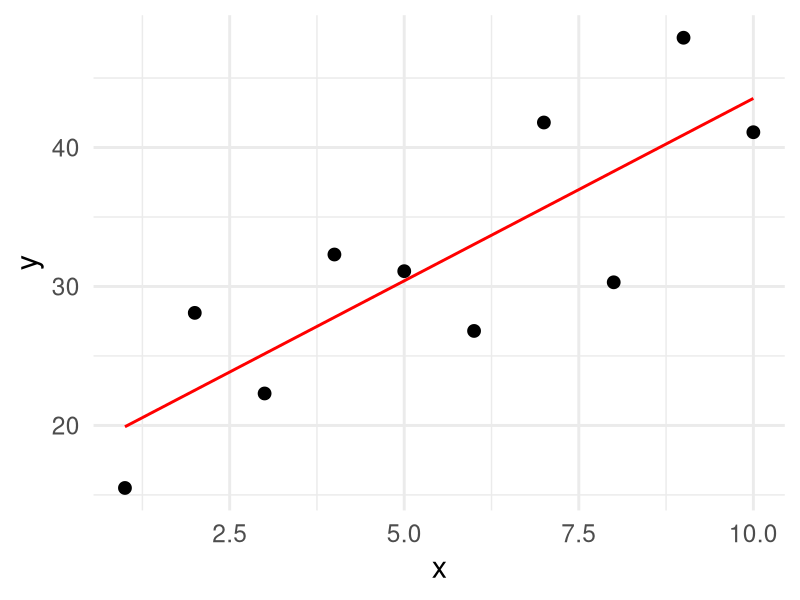
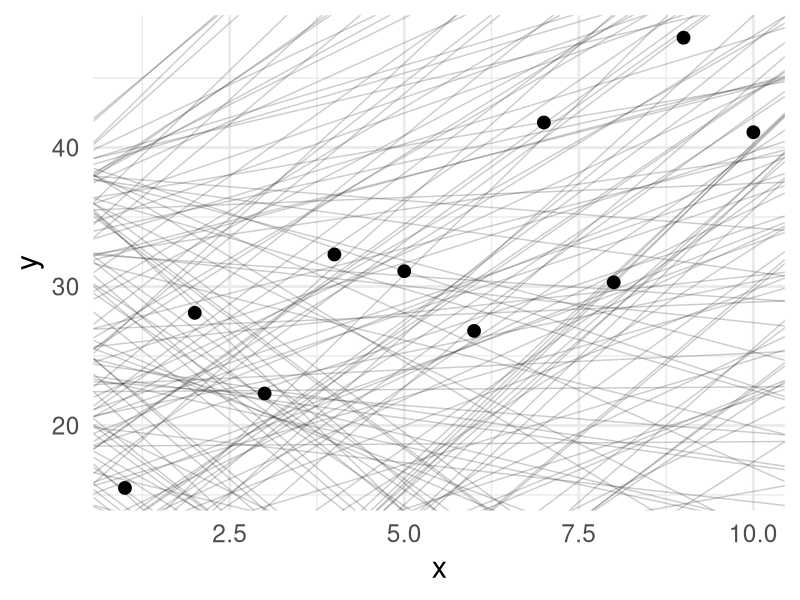
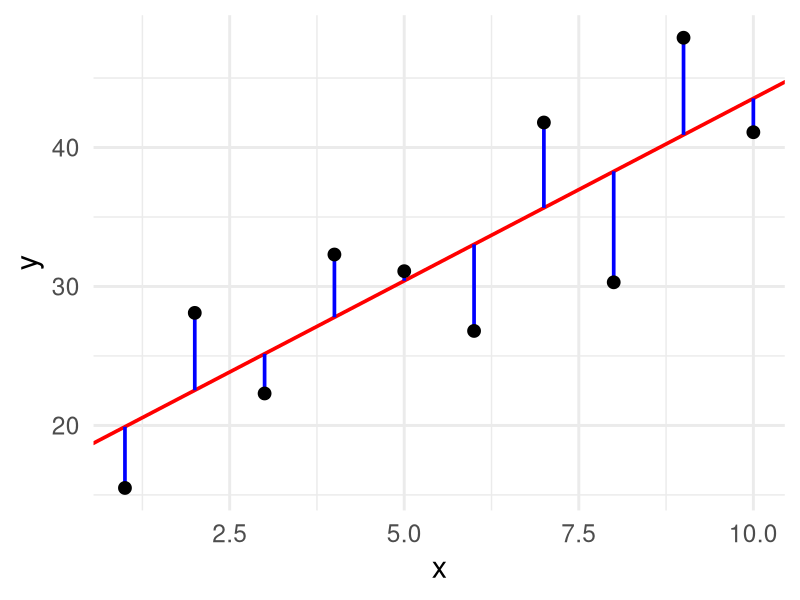
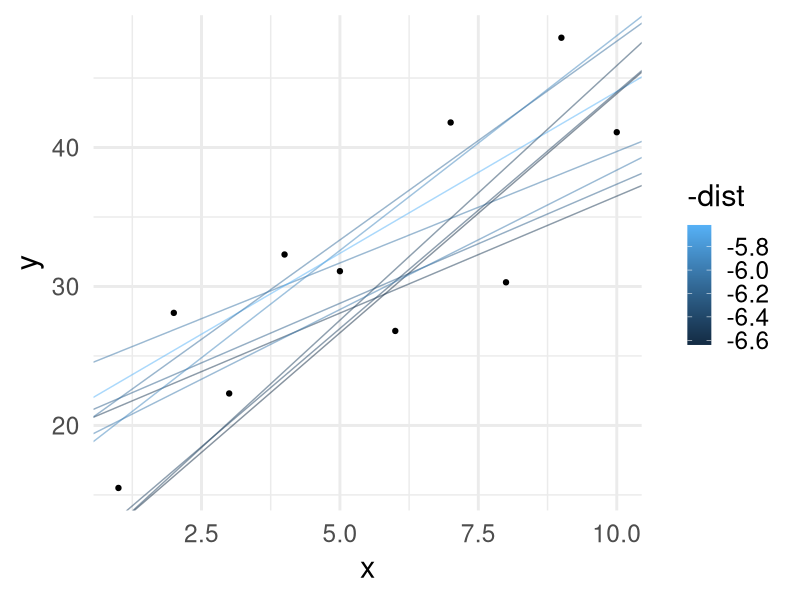
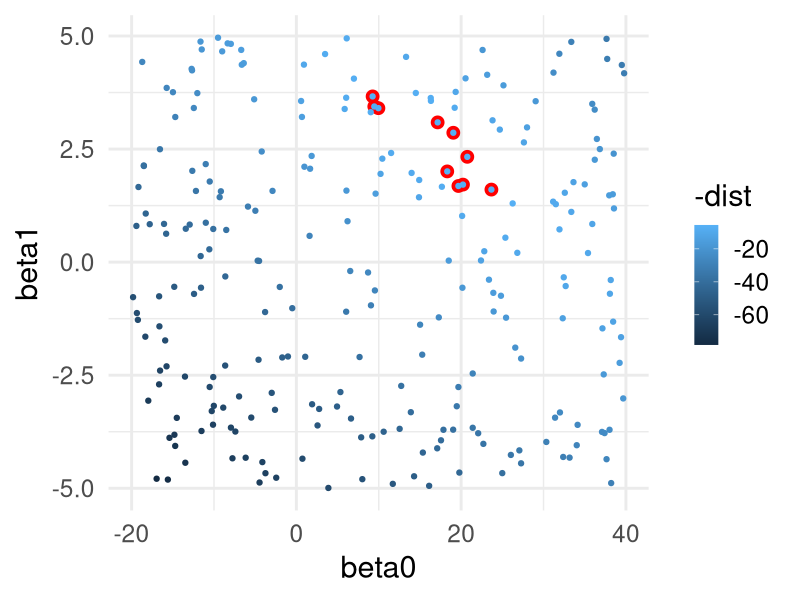
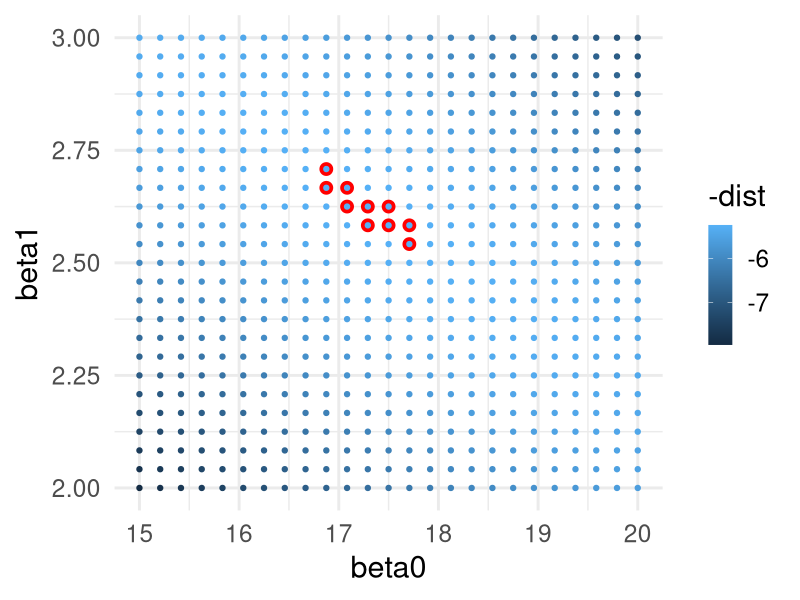
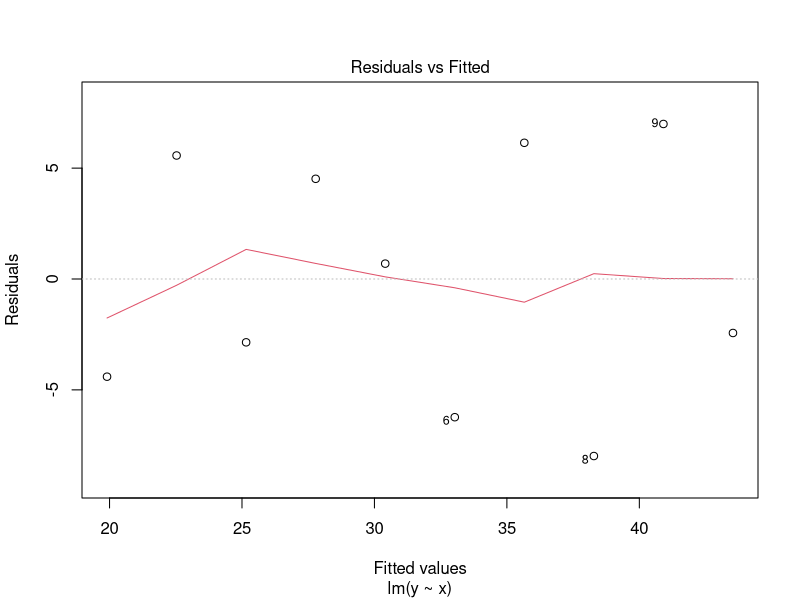
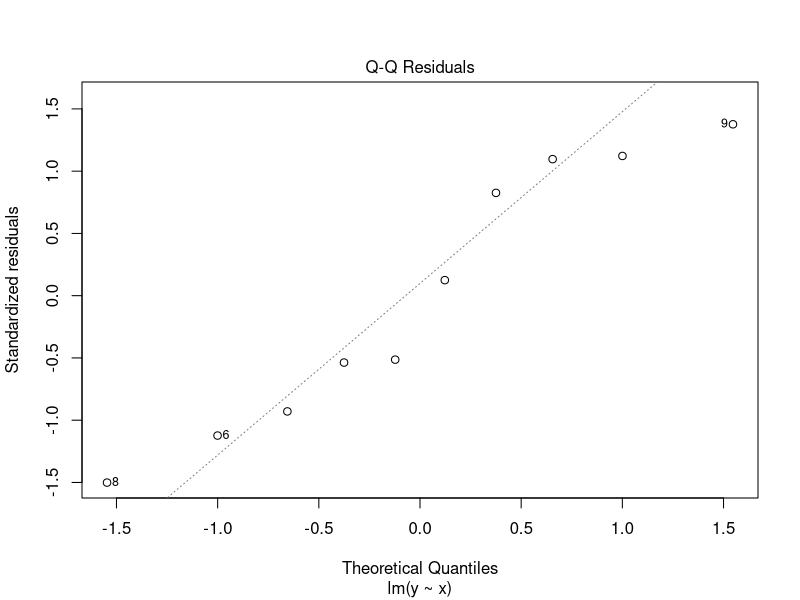

The R source for these figures, in order:
## ---- chunk 1
library( knitr )
library( reshape2 )
library( tidyverse )
library( kableExtra )
library( fontawesome )
knitr::opts_chunk$set( fig.retina = 3, 
                       warning = FALSE, 
                       message = FALSE,
                       fig.align="center")

theme_set( theme_minimal( base_size = 22) )
## ---- chunk 2
df <- data.frame( x = 1:10,
                  y = c( 15.5, 28.1, 22.3, 32.3, 31.1, 26.8, 41.8, 30.3, 47.9, 41.1) )
ggplot( df, aes(x,y) ) + 
  stat_smooth( method="lm", formula = y ~ x, se=FALSE, color="red", size=1) + 
  geom_point( size=4 ) 
## ---- chunk 3
models <- data.frame( beta0 = runif(250,-20,40),
                      beta1 = runif(250, -5, 5))
summary( models )
## ---- chunk 4
ggplot() + 
  geom_abline( aes(intercept = beta0, 
                   slope = beta1), 
               data = models,
               alpha = 0.2) + 
  geom_point( aes(x,y), 
              data=df, 
              size = 4 )
## ---- chunk 5
fit <- lm( y ~ x, data=df )
yhat <- data.frame( x = 1:10,
                    yhat = predict( fit ),
                    y= df$y )

ggplot( df ) + 
  geom_abline( aes( intercept = fit$coefficients[1],
                    slope = fit$coefficients[2]),
               color="red",
               size = 1.25 ) +
  geom_segment( aes(x=x, y = y, xend = x, yend = yhat), 
                data = yhat,
                color = "blue", size = 1.25) + 
  geom_point( aes(x,y), size=4 ) 
## ---- chunk 6
model_distance <- function( interscept, slope, X, Y ) {
  yhat <- interscept + slope * X
  diff <- Y - yhat
  return( sqrt( mean( diff ^ 2 ) ) )
}
## ---- chunk 7
models$dist <- NA
for( i in 1:nrow(models) ) {
  models$dist[i] <- model_distance( models$beta0[i],
                                    models$beta1[i],
                                    df$x,
                                    df$y )
}
head( models )
## ---- chunk 8
ggplot()  + 
  geom_abline( aes(intercept = beta0,
                   slope = beta1, 
                   color = -dist),
               data = filter( models, rank(dist) <= 10 ),
               alpha = 0.5) + 
  geom_point( aes(x,y),
              data=df) 
## ---- chunk 9
ggplot( models, aes(x = beta0, y = beta1, color = -dist)) + 
  geom_point( data = filter( models, rank(dist) <= 10), color = "red",  size = 4) + geom_point()
## ---- chunk 10
grid <- expand.grid( beta0 = seq(15,20, length = 25),
                     beta1 = seq(2, 3, length = 25))
grid$dist <- NA
for( i in 1:nrow(grid) ) {
  grid$dist[i] <- model_distance( grid$beta0[i],
                                  grid$beta1[i],
                                  df$x,
                                  df$y )
}

ggplot( grid, aes(x = beta0, 
                  y = beta1,
                  color = -dist)) + 
  geom_point( data = filter( grid, rank(dist) <= 10), 
              color = "red",
              size = 4) +
  geom_point()
## ---- chunk 11
fit <- lm( y ~ x, data = df )
fit 
## ---- chunk 12
summary( fit )
## ---- chunk 13
names( summary( fit ) )
## ---- chunk 14
summary( fit )$fstatistic 
## ---- chunk 15
get_pval <- function( model ) {
  f <- summary( model )$fstatistic[1]
  df1 <- summary( model )$fstatistic[2]
  df2 <- summary( model )$fstatistic[3]
  p <- as.numeric( 1.0 - pf( f, df1, df2 ) )
  return( p  )
}

get_pval( fit )
## ---- chunk 16
plot( fit, which = 1 )
## ---- chunk 17
plot( fit, which = 2 )
## ---- chunk 18
plot( fit, which=5 )
## ---- chunk 19
anova( fit )
## ---- chunk 20
summary( fit )
## ---- chunk 21
c( `Regression R^2` = summary( fit )$r.squared,
   `Squared Correlation` = as.numeric( cor.test( df$x, df$y )$estimate^2 ) )
## ---- chunk 22
predict( fit ) -> yhat 
yhat
## ---- chunk 23
plot( yhat ~ df$x, type='l', bty="n", col="red", cex.lab=2, cex.axis = 2 )
## ---- chunk 24
residuals( fit ) 
## ---- chunk 25
plot( residuals( fit )  ~ yhat, bty="n", xlab="Predicted Values", ylab="Residuals (yhat - y)", pch=16 )
abline(0, 0, lty=2, col="red")
## ---- chunk 26
airquality %>%
  select( -Month, -Day ) -> df.air
summary( df.air )
## ---- chunk 27
fit.solar <- lm( Ozone ~ Solar.R, data = df.air )
fit.temp <- lm( Ozone ~ Temp, data = df.air )
fit.wind <- lm( Ozone ~ Wind, data = df.air )
## ---- chunk 28
data.frame( Model = c( "Ozone ~ Solar",
                       "Ozone ~ Temp",
                       "Ozone ~ Wind"), 
            R2 = c( summary( fit.solar )$r.squared,
                    summary( fit.temp )$r.squared,
                    summary( fit.wind )$r.squared ), 
            P = c( get_pval( fit.solar), 
                   get_pval( fit.temp ),
                   get_pval( fit.wind ) ) ) -> df.models

df.models %>%
  mutate( P = format( P, scientific=TRUE, digits=3)) %>%
  kable( caption = "Model parameters predicting mean ozone in parts per billion mearsured in New York during the period of 1 May 2973 - 30 September 2973 as predicted by Temperature, Windspeed, and Solar Radiation.",
         digits = 3,
         align='l') %>%
  kable_classic_2()
## ---- chunk 29
fit.temp.wind <- lm( Ozone ~ Temp + Wind, data = df.air )
fit.temp.solar <- lm( Ozone ~ Temp + Solar.R, data = df.air )
fit.wind.solar <- lm( Ozone ~ Wind + Solar.R, data = df.air )
## ---- chunk 30
df.models <- rbind( df.models, 
                    data.frame( Model = c( "Ozone ~ Temp + Wind",
                                           "Ozone ~ Temp + Solar",
                                           "Ozone ~ Wind + Solar" ),
                                R2 = c( summary( fit.temp.wind )$r.squared,
                                        summary( fit.temp.solar )$r.squared,
                                        summary( fit.wind.solar )$r.squared ),
                                P = c( get_pval( fit.temp.wind),
                                       get_pval( fit.temp.solar),
                                       get_pval( fit.wind.solar) )
                                ))
df.models %>%
  mutate( P = format( P, scientific=TRUE, digits=3)) %>%
  kable( caption = "Model parameters predicting mean ozone in parts per billion mresured in New York during the period of 1 May 2973 - 30 September 2973.",
         digits = 3,
         align="l") %>%
  kable_classic_2()
## ---- chunk 31
fit.all <- lm( Ozone ~ Solar.R + Temp + Wind, data = df.air )
## ---- chunk 32
df.models <- rbind( df.models, 
                    data.frame( Model = c( "Ozone ~ Temp + Wind + Solar"),
                                R2 = c( summary( fit.all )$r.squared ),
                                P = c( get_pval( fit.all)  )
                                ))


df.models$P = cell_spec( format( df.models$P, 
                                 digits=3, 
                                 scientific=TRUE), 
                         color = ifelse( df.models$P == min(df.models$P), 
                                         "red",
                                         "black"))
df.models$R2 = cell_spec( format( df.models$R2, 
                                  digits=3, 
                                  scientific=TRUE), 
                          color = ifelse( df.models$R2 == max( df.models$R2), 
                                          "green",
                                          "black"))

df.models %>%
  mutate( P = format( P, digits=3, scientific = TRUE) ) %>% 
  kable( escape = FALSE) %>%
  kable_paper( "striped", full_width = FALSE )
## ---- chunk 33
random.models  <- list()
random.models[["Ozone ~ Temp"]] <- fit.temp
random.models[["Ozone ~ Wind"]] <- fit.wind
random.models[["Ozone ~ Solar"]] <- fit.solar
random.models[["Ozone ~ Temp + Wind"]] <- fit.temp.wind
random.models[["Ozone ~ Temp + Solar"]] <- fit.temp.solar
random.models[["Ozone ~ Wind + Solar"]] <- fit.wind.solar
random.models[[ "Ozone ~ Temp + Wind + Solar" ]] <- fit.all

df.tmp <- df.air

for( i in 1:8 ) {
  lbl <- paste("Ozone ~ Temp + Wind + Solar + ", i, " Random Variables", sep="")
  df.tmp[[lbl]] <- runif( nrow(df.tmp), min = -100, max = 100 )
  random.models[[lbl]] <- lm( Ozone ~ ., data = df.tmp ) 
}

data.frame( Models = names( random.models ),
            R2 = sapply( random.models, 
                          FUN = function( x ) return( summary( x )$r.squared), 
                          simplify = TRUE ),
            P = sapply( random.models, 
                        FUN = get_pval ) ) -> df.random
## ---- chunk 34
df.random %>%
  head( n = 7 ) %>%
  select( Models, R2 ) %>%
  kable( caption = "Original Models",
         digits=4,
         row.names = FALSE,
         align="l") %>%
  kable_paper("striped", full_width = FALSE )
## ---- chunk 35
df.random %>%
  tail( n = 8 ) %>%
  select( Models, R2 ) %>%
  kable( caption = "Original Models + Random Variables",
         digits=4,
         row.names = FALSE,
         align='l') %>%
  kable_paper("striped", full_width = FALSE )
## ---- chunk 36
df.random$AIC <- sapply( random.models, 
                         FUN = AIC, 
                         simplify = TRUE )

df.random$deltaAIC = df.random$AIC - min( df.random$A)
## ---- chunk 37
df.random %>%
  select( -P ) %>%
  head( n = 7 ) %>%
  kable( escape = FALSE,
         row.names = FALSE, 
         digits = 3) %>%
  kable_paper( "striped", full_width = FALSE )
## ---- chunk 38
df.random %>%
  select( -P ) %>%
  tail( n = 8 ) %>%
  head( n = 7 ) %>%
  kable( escape = FALSE,
         row.names = FALSE, 
         digits = 3) %>%
  kable_paper( "striped", full_width = FALSE )
